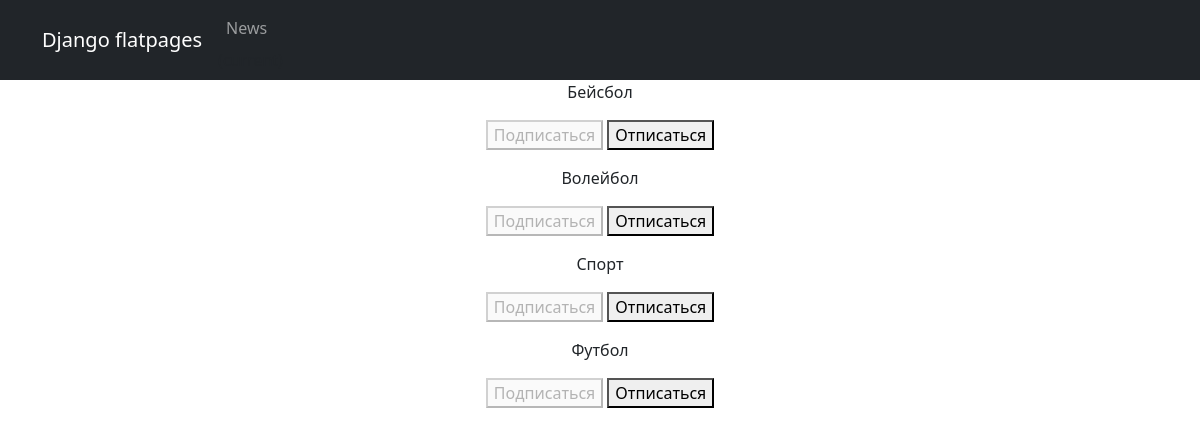
Page /news/subscriptions/ (signed in) on the committed database.
### news/models.py (models this page shows, shortened)
class Category(models.Model):
    name = models.CharField(max_length=64, unique=True)

### news/views.py (the view, shortened to what this page needs)
# urls.py: path('subscriptions/', subscriptions, name='subscriptions'),
@login_required
@csrf_protect
def subscriptions(request):
    categories_with_subscriptions = Category.objects.annotate(
        user_subscribed=Exists(
            Subscription.objects.filter(
                user=request.user,
                category=OuterRef('pk'),
            )
        )
    ).order_by('name')
    return render(
        request,
        'subscriptions.html',
        {'categories': categories_with_subscriptions},
    )

### news/templates/subscriptions.html (shortened to what this page needs)
{% extends 'news/default.html' %}
{% block content %}
    {% for category in categories  %}
        <p>
            {{ category.name }}
            <form method="post">
                {% if category.user_subscribed %}
                    <button disabled>Подписаться</button>
                    <button name="action" value="unsubscribe">Отписаться</button>
                {% else %}
                    <button name="action" value="subscribe">Подписаться</button>
                    <button disabled>Отписаться</button>
                {% endif %}
            </form>
        </p>
    {% endfor %}
{% endblock content %}

### news/templates/news/default.html (shortened to what this page needs)
<!DOCTYPE html>
<html lang="en">
    <head>
        {% load static %}
        <link href="{% static 'css/styles.css' %}" rel="stylesheet" />
    </head>
    <body>
        <nav class="navbar navbar-expand-lg navbar-dark bg-dark static-top">
           <div class="container">
               <a class="navbar-brand" href="#">Django flatpages</a>
               <div class="collapse navbar-collapse" id="navbarResponsive">
                   <ul class="navbar-nav ml-auto">
                       <li class="nav-item active">
                           <a class="nav-link" href="/news/">News</a>
                               <span class="sr-only">(current)</span>
                       </li>
                   </ul>
               </div>
           </div>
        </nav>
        <div class="container">
           <div class="row">
               <div class="col-lg-12 text-center">
                   {% block content %}{% endblock content %}
               </div>
           </div>
        </div>
    </body>
</html>

### rows in the picture
Category: name "Бейсбол", shows "Подписаться"
Category: name "Волейбол", shows "Подписаться"
Category: name "Спорт", shows "Подписаться"
Category: name "Футбол", shows "Подписаться"
